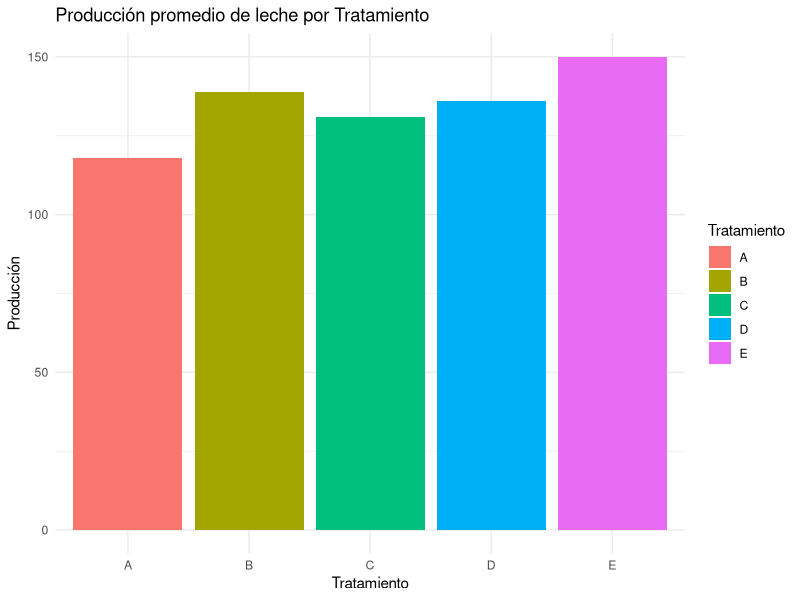
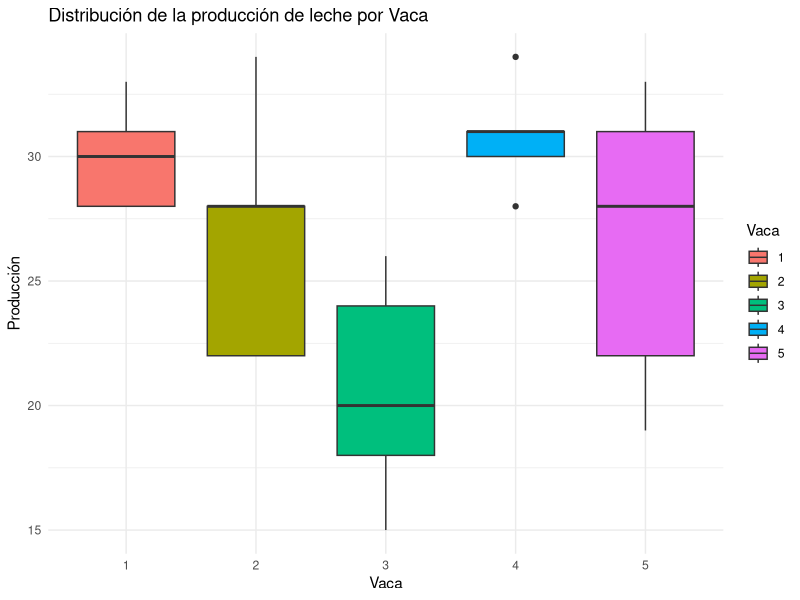
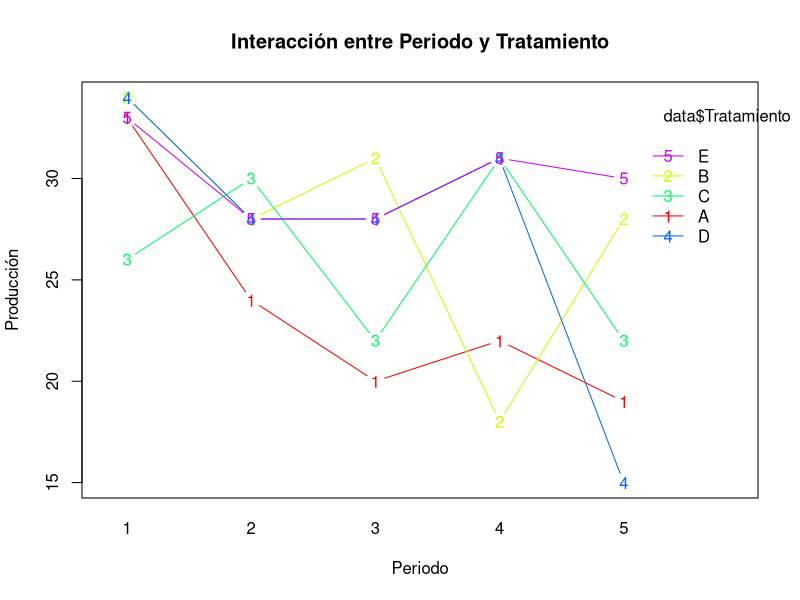

These figures' R source, in order:

# Diseño cuadrado latino 
#datos=read.delim("clipboard",dec=",")
#

# Instalar y cargar paquetes necesarios
if (!requireNamespace("ggplot2", quietly = TRUE)) install.packages("ggplot2")
if (!requireNamespace("dplyr", quietly = TRUE)) install.packages("dplyr")

library(ggplot2)
library(dplyr)

# Datos
data <- data.frame(
  Periodo = rep(1:5, each = 5),
  Vaca = factor(rep(1:5, times = 5)),
  Tratamiento = factor(c('A', 'B', 'C', 'D', 'E', 'C', 'D', 'A', 'E', 'B', 
                         'D', 'E', 'A', 'B', 'C', 'E', 'A', 'B', 'C', 'D', 
                         'B', 'C', 'D', 'E', 'A')),
  Produccion = c(33, 34, 26, 34, 33, 30, 28, 24, 28, 28, 
                 28, 28, 20, 31, 22, 31, 22, 18, 31, 31, 
                 28, 22, 15, 30, 19)
)
View(data)
# Mostrar los primeros registros del data frame
head(data)

# Análisis de Varianza (ANOVA) para el diseño cuadrado latino
modelo <- aov(Produccion ~ Periodo + Vaca + Tratamiento, data = data)
summary(modelo)

# Gráfica de barras de la producción por tratamiento
ggplot(data, aes(x = Tratamiento, y = Produccion, fill = Tratamiento)) +
  geom_bar(stat = "identity") +
  theme_minimal() +
  labs(title = "Producción promedio de leche por Tratamiento",
       x = "Tratamiento",
       y = "Producción")

# Gráfica de caja (boxplot) de la producción por vaca
ggplot(data, aes(x = Vaca, y = Produccion, fill = Vaca)) +
  geom_boxplot() +
  theme_minimal() +
  labs(title = "Distribución de la producción de leche por Vaca",
       x = "Vaca",
       y = "Producción")

# Gráfica de interacción entre Periodo y Tratamiento
interaction.plot(data$Periodo, data$Tratamiento, data$Produccion, 
                 col = rainbow(5), lty = 1, type = "b",
                 main = "Interacción entre Periodo y Tratamiento",
                 xlab = "Periodo",
                 ylab = "Producción")


